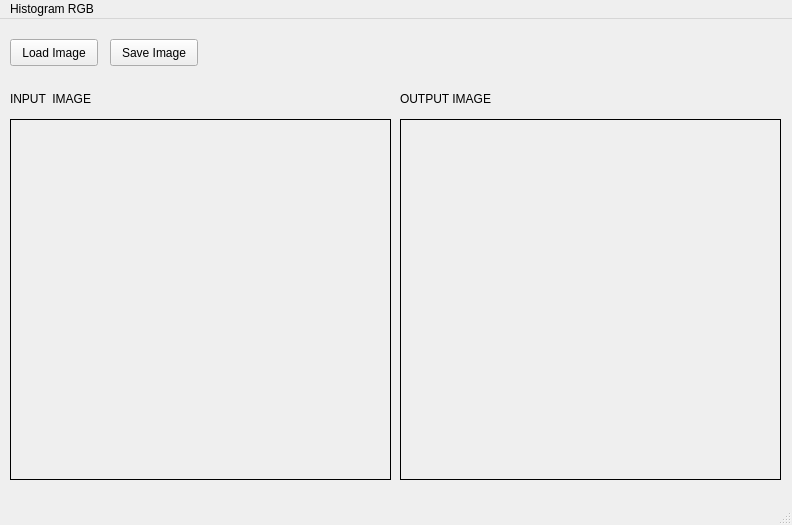
<?xml version="1.0" encoding="UTF-8"?>
<ui version="4.0">
 <class>MainWindow</class>
 <widget class="QMainWindow" name="MainWindow">
  <property name="geometry">
   <rect>
    <x>0</x>
    <y>0</y>
    <width>792</width>
    <height>525</height>
   </rect>
  </property>
  <property name="windowTitle">
   <string>MainWindow</string>
  </property>
  <widget class="QWidget" name="centralwidget">
   <widget class="QLabel" name="imglabel">
    <property name="geometry">
     <rect>
      <x>10</x>
      <y>100</y>
      <width>381</width>
      <height>361</height>
     </rect>
    </property>
    <property name="frameShape">
     <enum>QFrame::Box</enum>
    </property>
    <property name="text">
     <string/>
    </property>
   </widget>
   <widget class="QPushButton" name="loadbutton">
    <property name="geometry">
     <rect>
      <x>10</x>
      <y>20</y>
      <width>88</width>
      <height>27</height>
     </rect>
    </property>
    <property name="text">
     <string>Load Image</string>
    </property>
   </widget>
   <widget class="QPushButton" name="saveButton">
    <property name="geometry">
     <rect>
      <x>110</x>
      <y>20</y>
      <width>88</width>
      <height>27</height>
     </rect>
    </property>
    <property name="text">
     <string>Save Image</string>
    </property>
   </widget>
   <widget class="QLabel" name="imglabel_2">
    <property name="geometry">
     <rect>
      <x>400</x>
      <y>100</y>
      <width>381</width>
      <height>361</height>
     </rect>
    </property>
    <property name="frameShape">
     <enum>QFrame::Box</enum>
    </property>
    <property name="text">
     <string/>
    </property>
   </widget>
   <widget class="QLabel" name="label_2">
    <property name="geometry">
     <rect>
      <x>400</x>
      <y>70</y>
      <width>111</width>
      <height>19</height>
     </rect>
    </property>
    <property name="text">
     <string>OUTPUT IMAGE</string>
    </property>
   </widget>
   <widget class="QLabel" name="label">
    <property name="geometry">
     <rect>
      <x>10</x>
      <y>70</y>
      <width>101</width>
      <height>19</height>
     </rect>
    </property>
    <property name="text">
     <string>INPUT  IMAGE</string>
    </property>
   </widget>
  </widget>
  <widget class="QMenuBar" name="menubar">
   <property name="geometry">
    <rect>
     <x>0</x>
     <y>0</y>
     <width>792</width>
     <height>24</height>
    </rect>
   </property>
   <widget class="QMenu" name="menuHistogram_Grayscale">
    <property name="title">
     <string>Histogram RGB</string>
    </property>
    <addaction name="separator"/>
    <addaction name="actionRGBHistogram"/>
   </widget>
   <addaction name="menuHistogram_Grayscale"/>
  </widget>
  <widget class="QStatusBar" name="statusbar"/>
  <action name="actionRGBHistogram">
   <property name="text">
    <string>RGB_Histogram</string>
   </property>
  </action>
 </widget>
 <resources/>
 <connections/>
</ui>
